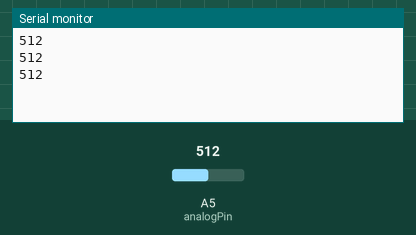
Recording of a sketch running on a simulated Arduino Uno, built with avr-gcc and run on an emulated ATmega328P. Parts: the last lines printed to the serial monitor. The inputs (shaded band) are chosen by the test bench; at power-on: A5 (analogPin) = 512.

Above: at 1.3 s.
1.4 s: A5 (analogPin) set to 716
At 1.9 s:
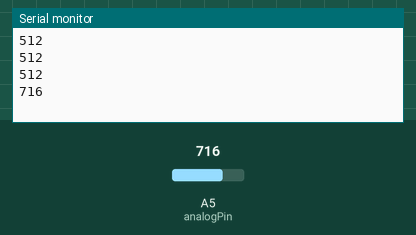
2.9 s: A5 (analogPin) set to 900
At 3.4 s:
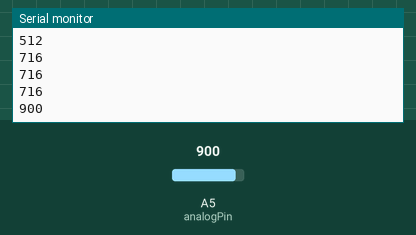
Timing chart, 0 to 5.9 s (numbered marks = the images above; inputs shaded):
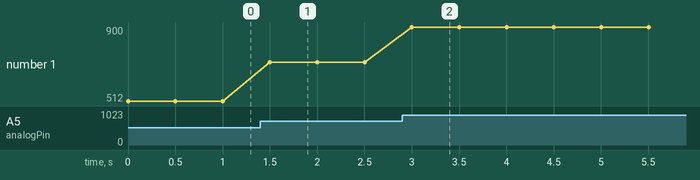

The sketch:

serial.ino
```cpp
int analogPin = A5;
int val = 0;
void setup() {
  // Inicializa a comunicação serial com uma taxa de 9600 bauds.
  Serial.begin(9600);
}

void loop() {
  // Enquanto houverem bytes disponíveis;
  while (true) {
    val = analogRead(analogPin);
    Serial.println(val);
    //Serial.print("HELLO\n"); // Faz o eco do byte recebido;
    delay(500);
  }
}
```

Measured:
- after the input at 1.4 s, the serial monitor: prints a new line after 0.10 s (image 1)
- after the input at 2.9 s, the serial monitor: prints a new line after 0.10 s (image 2)
- plotted number 1: 512 → 716 after the input at 1.4 s, 716 → 900 after the input at 2.9 s
